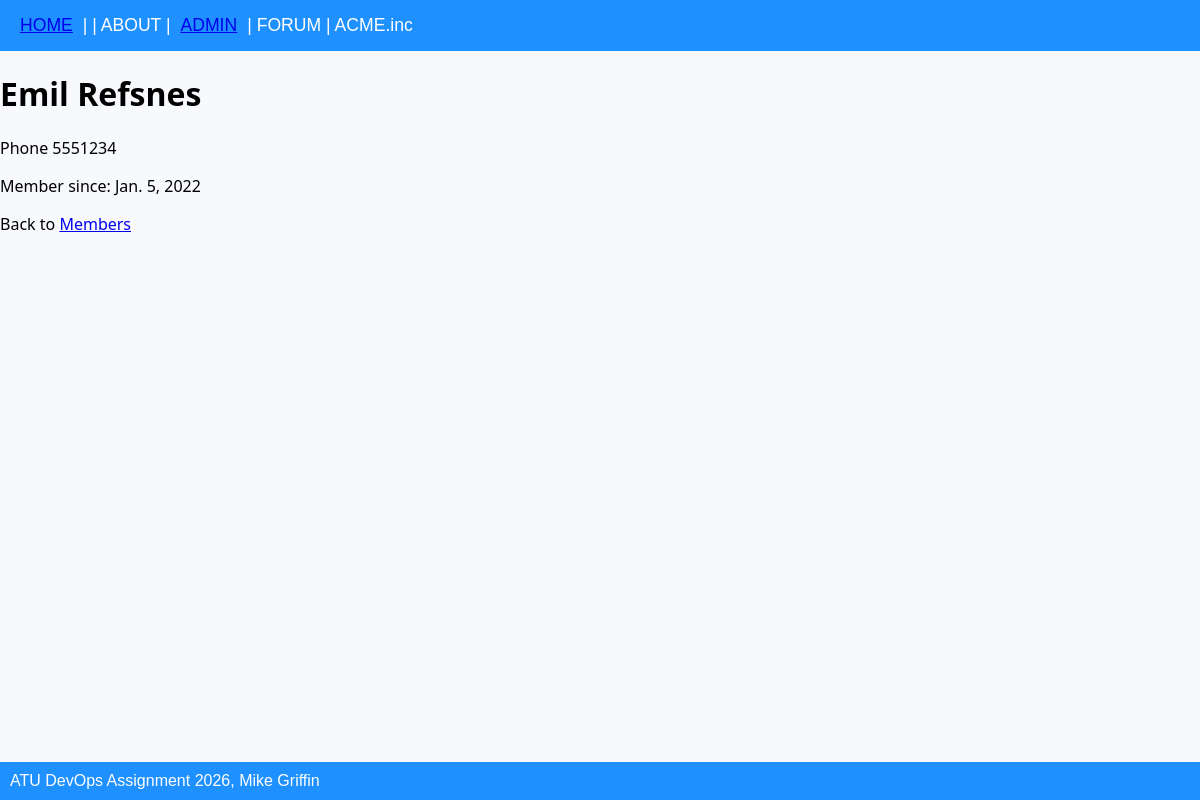
The app's page /members/details/1 with its own data.
### members/models.py (models this page shows, shortened)
class Member(models.Model):
  firstname = models.CharField(max_length=255)
  lastname = models.CharField(max_length=255)
  phone = models.IntegerField(null=True)
  joined_date = models.DateField(null=True)

### members/views.py (the view)
# urls.py: path('members/details/<int:id>', views.details, name='details'),
def details(request, id):
  mymember = Member.objects.get(id=id)
  template = loader.get_template('details.html')
  context = {
    'mymember': mymember,
  }
  return HttpResponse(template.render(context, request))

### members/templates/details.html (shortened to what this page needs)
{% extends "master.html" %}
{% block content %}
  <h1>{{ mymember.firstname }} {{ mymember.lastname }}</h1>
  <p>Phone {{ mymember.phone }}</p>
  <p>Member since: {{ mymember.joined_date }}</p>
  <p>Back to <a href="/members">Members</a></p>
{% endblock %}

### staticfiles/global.css (style rules this page uses)
html, body { height: 100%; font-family: 'Segoe UI', sans-serif; background-color: #f7f9fc; margin: 0; padding: 0; }
.site-container { display: flex; flex-direction: column; min-height: 100vh; }

### records on screen
Member: firstname "Emil", lastname "Refsnes", phone "5551234", joined_date "Jan. 5, 2022"

### other values on screen
{{ company }} "ACME.inc"
